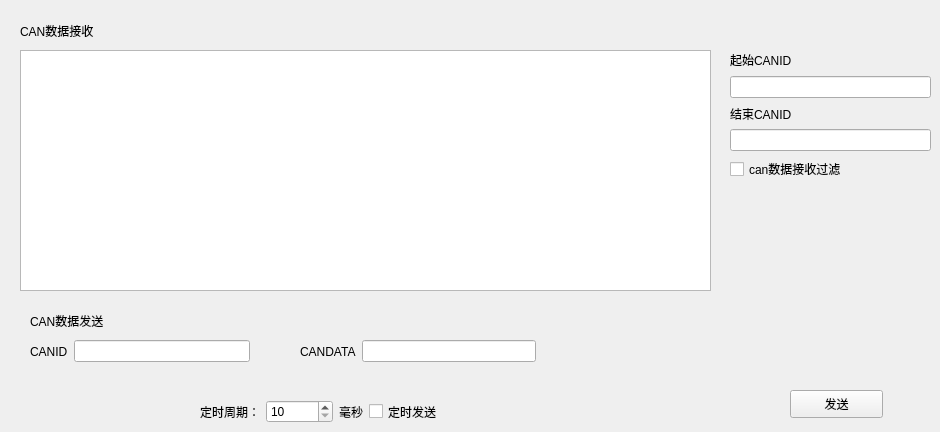
              <widget class="QWidget" name="tab_3">
               <attribute name="title">
                <string>CAN数据分析</string>
               </attribute>
               <widget class="QTextBrowser" name="textBrowser_2">
                <property name="geometry">
                 <rect>
                  <x>20</x>
                  <y>50</y>
                  <width>691</width>
                  <height>241</height>
                 </rect>
                </property>
               </widget>
               <widget class="QPushButton" name="pushButton_4">
                <property name="geometry">
                 <rect>
                  <x>790</x>
                  <y>390</y>
                  <width>93</width>
                  <height>28</height>
                 </rect>
                </property>
                <property name="text">
                 <string>发送</string>
                </property>
               </widget>
               <widget class="QLabel" name="label_23">
                <property name="geometry">
                 <rect>
                  <x>20</x>
                  <y>20</y>
                  <width>91</width>
                  <height>21</height>
                 </rect>
                </property>
                <property name="text">
                 <string>CAN数据接收</string>
                </property>
               </widget>
               <widget class="QLabel" name="label_24">
                <property name="geometry">
                 <rect>
                  <x>30</x>
                  <y>310</y>
                  <width>91</width>
                  <height>21</height>
                 </rect>
                </property>
                <property name="text">
                 <string>CAN数据发送</string>
                </property>
               </widget>
               <widget class="QWidget" name="layoutWidget">
                <property name="geometry">
                 <rect>
                  <x>730</x>
                  <y>50</y>
                  <width>201</width>
                  <height>131</height>
                 </rect>
                </property>
                <layout class="QVBoxLayout" name="verticalLayout_8">
                 <item>
                  <widget class="QLabel" name="label_21">
                   <property name="text">
                    <string>起始CANID</string>
                   </property>
                  </widget>
                 </item>
                 <item>
                  <widget class="QLineEdit" name="lineEdit_2"/>
                 </item>
                 <item>
                  <widget class="QLabel" name="label_22">
                   <property name="text">
                    <string>结束CANID</string>
                   </property>
                  </widget>
                 </item>
                 <item>
                  <widget class="QLineEdit" name="lineEdit_3"/>
                 </item>
                 <item>
                  <widget class="QCheckBox" name="checkBox">
                   <property name="text">
                    <string>can数据接收过滤</string>
                   </property>
                  </widget>
                 </item>
                </layout>
               </widget>
               <widget class="QWidget" name="layoutWidget">
                <property name="geometry">
                 <rect>
                  <x>30</x>
                  <y>340</y>
                  <width>220</width>
                  <height>23</height>
                 </rect>
                </property>
                <layout class="QHBoxLayout" name="horizontalLayout_19">
                 <item>
                  <widget class="QLabel" name="label_26">
                   <property name="text">
                    <string>CANID</string>
                   </property>
                  </widget>
                 </item>
                 <item>
                  <widget class="QLineEdit" name="lineEdit_4"/>
                 </item>
                </layout>
               </widget>
               <widget class="QWidget" name="layoutWidget">
                <property name="geometry">
                 <rect>
                  <x>300</x>
                  <y>340</y>
                  <width>236</width>
                  <height>23</height>
                 </rect>
                </property>
                <layout class="QHBoxLayout" name="horizontalLayout_20">
                 <item>
                  <widget class="QLabel" name="label_27">
                   <property name="text">
                    <string>CANDATA</string>
                   </property>
                  </widget>
                 </item>
                 <item>
                  <widget class="QLineEdit" name="lineEdit_5"/>
                 </item>
                </layout>
               </widget>
               <widget class="QWidget" name="layoutWidget">
                <property name="geometry">
                 <rect>
                  <x>200</x>
                  <y>400</y>
                  <width>317</width>
                  <height>23</height>
                 </rect>
                </property>
                <layout class="QHBoxLayout" name="horizontalLayout_22">
                 <item>
                  <layout class="QHBoxLayout" name="horizontalLayout_21">
                   <item>
                    <widget class="QLabel" name="label_25">
                     <property name="text">
                      <string>定时周期：</string>
                     </property>
                    </widget>
                   </item>
                   <item>
                    <widget class="QSpinBox" name="spinBox_2">
                     <property name="minimum">
                      <number>10</number>
                     </property>
                     <property name="maximum">
                      <number>999999999</number>
                     </property>
                    </widget>
                   </item>
                   <item>
                    <widget class="QLabel" name="label_28">
                     <property name="text">
                      <string>毫秒</string>
                     </property>
                    </widget>
                   </item>
                  </layout>
                 </item>
                 <item>
                  <widget class="QCheckBox" name="checkBox_2">
                   <property name="text">
                    <string>定时发送</string>
                   </property>
                  </widget>
                 </item>
                </layout>
               </widget>
              </widget>
